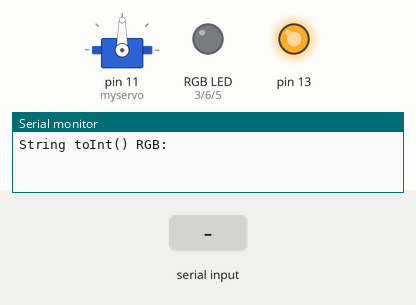
Recording of a sketch running on a simulated Arduino Leonardo, built with avr-gcc and run on an emulated ATmega32U4. Parts: servo, an RGB LED mixed from three pins (HIGH = lit), output pins drawn as LEDs (lit = HIGH), the last lines printed to the serial monitor. The inputs (shaded band) are chosen by the test bench.

Above: at 1.2 s.
1.3 s: ",\n" received over Serial
At 2.0 s:
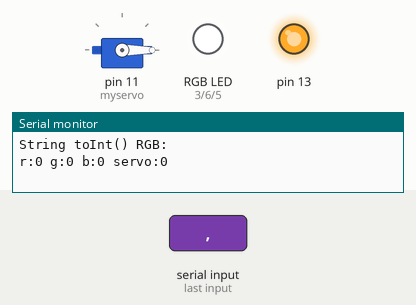
2.8 s: "90,45,200\n" received over Serial
At 3.2 s:
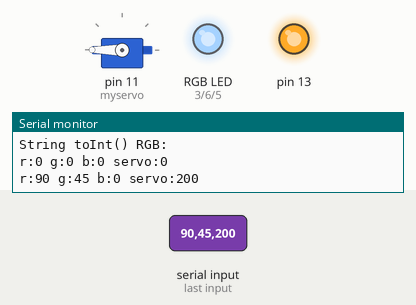
4.3 s: "30,150,10\n" received over Serial
At 5.5 s:
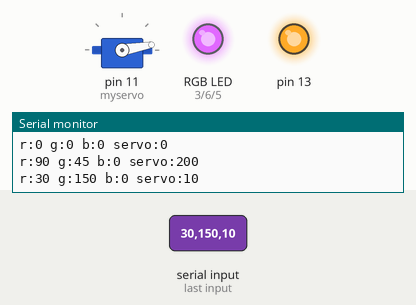
5.8 s: "90,45\n" received over Serial
At 6.7 s:
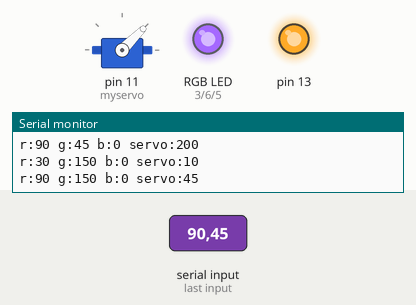
7.3 s: "30,150\n" received over Serial
At 7.8 s:
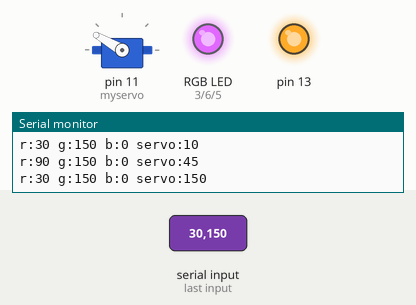
8.8 s: "90,45,200,10\n" received over Serial
At 10.2 s:
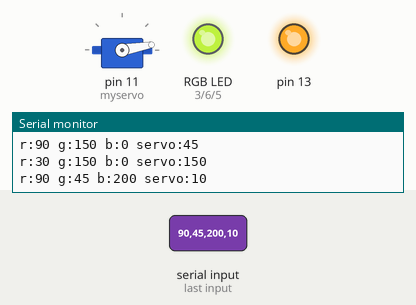
Timing chart, 0 to 11.3 s (numbered marks = the images above; inputs shaded):
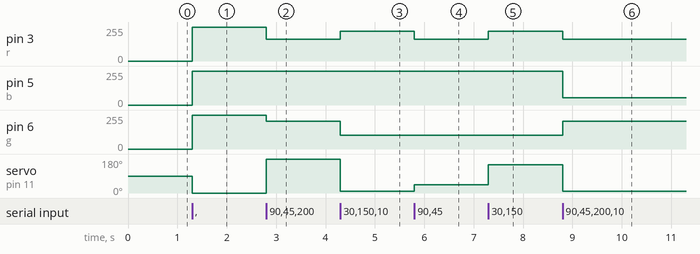

The sketch:

rgbs.ino
```cpp
#include <Servo.h>

Servo myservo;


String inString = "";    // string to hold input
int currentColor = 0;   // which color is being read right now
int red, green, blue, servo = 0; // vatiables to store the values for each color and the servo

int r = 3;    // LED connected to digital pin 9
int g = 6;    // LED connected to digital pin 9
int b = 5;    // LED connected to digital pin 9


void setup() { // executed onec on reboot of the Arduino
  // Open serial communications and wait for port to open:
  myservo.attach(11);  // attaches the servo on pin 11 to the servo object
  Serial.begin(115200); // begin talking to the computer at very high speed :)
  while (!Serial) {
    ; // wait for serial port to connect. Needed for Leonardo only
  }

  // this is for debugging the values inside arduino to the computer
  Serial.println("\n\nString toInt() RGB:"); //  a first and freindly hello world
  Serial.println(); //...followed by an empty line

  // set LED cathode pins as outputs:
  pinMode(r, OUTPUT);
  pinMode(g, OUTPUT);
  pinMode(b, OUTPUT);


  // turn on pin 13 to power the LEDs:
  pinMode(13, OUTPUT);
  digitalWrite(13, HIGH);
}

void loop() {
  int inChar; // a varibake to store the characters that are rolling in from the computer

  // Read serial input:
  if (Serial.available() > 0) {
    inChar = Serial.read();
  }

  if (isDigit(inChar)) {
    // convert the incoming byte to a char and add it to the string:
    inString += (char)inChar;
  }

  // if you get a comma, convert to a number,
  // set the appropriate color, and increment
  // the color counter:
  if (inChar == ',') {
    // do something different for each value of currentColor:
    switch (currentColor) {
    case 0:    // 0 = red
      red = inString.toInt();
      // clear the string for new input:
      inString = "";
      break;
    case 1:    // 1 = green:
      green = inString.toInt();
      // clear the string for new input:
      inString = "";
      break;
    case 2:    // 2 = blue:
      blue = inString.toInt();
      // clear the string for new input:
      inString = "";
      break;
    }
    currentColor=currentColor+1; // and next color
  }
  // if you get a newline, you know you've got
  // the last color, i.e. blue:
  if (inChar == '\n') {
    servo = inString.toInt();

    // set the levels of the LED.
    // subtract value from 255 because a higher
    // analogWrite level means a dimmer LED, since
    // you're raising the level on the anode:
    analogWrite(r, 255 - red);
    analogWrite(g, 255 - green);
    analogWrite(b, 255 - blue);

    myservo.write(servo);

    // print the colors to the computer
    Serial.print("r:");
    Serial.print(red);
    Serial.print(" g:");
    Serial.print(green);
    Serial.print(" b:");
    Serial.print(blue);
    Serial.print(" servo:");
    Serial.println(servo);

    // clear the string for new input:
    inString = "";
    // reset the color counter:
    currentColor = 0;
  }

}
```

Measured:
- after the input at 1.3 s, pin 3 (r), pin 5 (b), pin 6 (g): 0/255 → 255/255 at once; servo on pin 11 (myservo): 90° → 0° at once
- after the input at 2.8 s, pin 3 (r): 255/255 → 165/255 at once; pin 6 (g): 255/255 → 210/255 at once; servo on pin 11 (myservo): 0° → 180° at once
- after the input at 4.3 s, pin 3 (r): 165/255 → 225/255 at once; pin 6 (g): 210/255 → 105/255 at once; servo on pin 11 (myservo): 180° → 10° at once
- after the input at 5.8 s, pin 3 (r): 225/255 → 165/255 at once; servo on pin 11 (myservo): 10° → 45° at once
- after the input at 7.3 s, pin 3 (r): 165/255 → 225/255 at once; servo on pin 11 (myservo): 45° → 150° at once
- after the input at 8.8 s, pin 3 (r): 225/255 → 165/255 at once; pin 5 (b): 255/255 → 55/255 at once; pin 6 (g): 105/255 → 210/255 at once; servo on pin 11 (myservo): 150° → 10° at once
